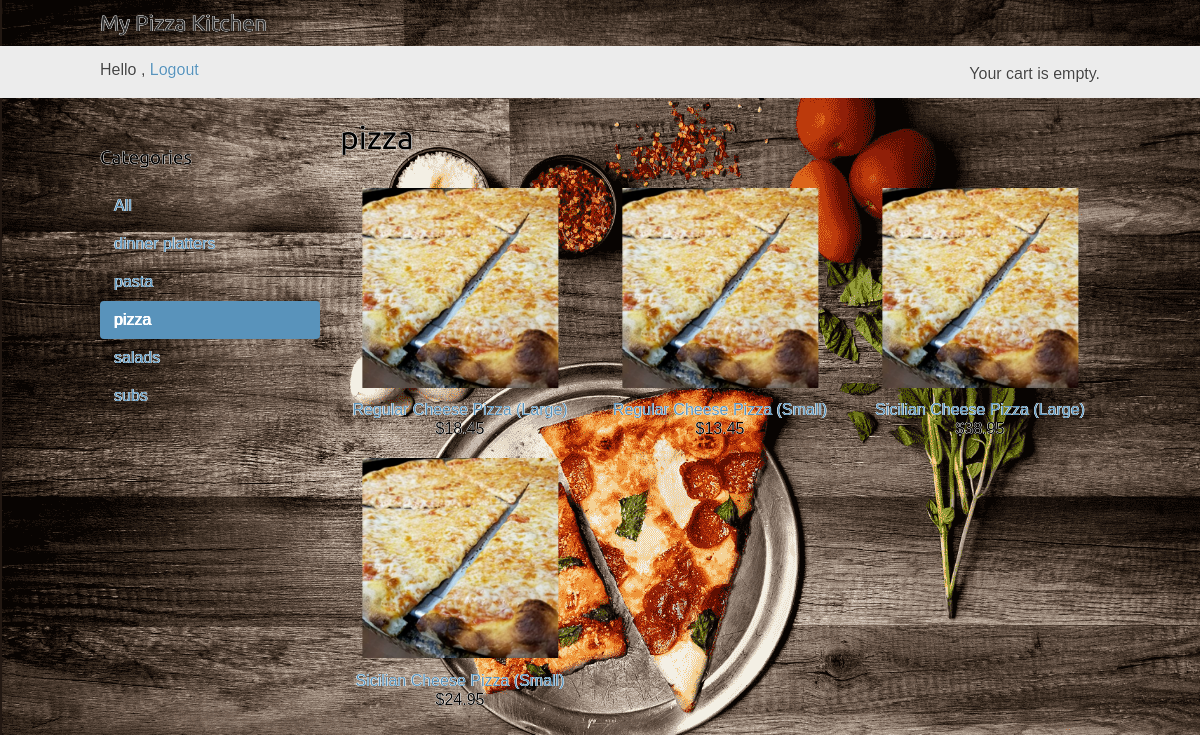
The page /pizza/ (signed in) on the database as committed earlier.
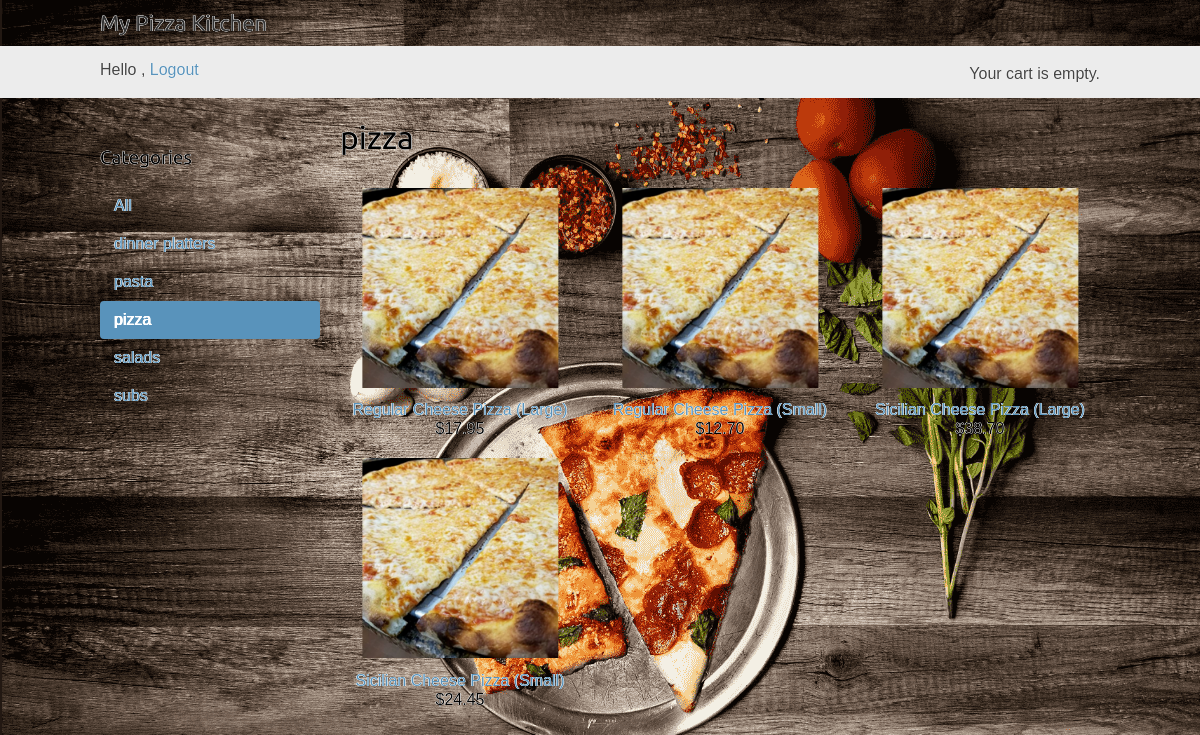
The same page on the database as committed later.
### orders/models.py (models this page shows, shortened)
class Product(models.Model):
	category = models.ForeignKey(Category, related_name='products', on_delete=models.CASCADE)
	name = models.CharField(max_length=64, db_index=True)
	slug = models.SlugField(max_length=64, db_index=True)
	description = models.TextField(blank=True)
	price = models.DecimalField(max_digits=10, decimal_places=2)
	available = models.BooleanField(default=True)
	class Meta:
		ordering = ('name',)
		index_together = (('id', 'slug'),)
	def get_absolute_url(self):
		return reverse('orders:product_detail', args=[self.id, self.slug])

### orders/views.py (the view)
# urls.py: path("", views.product_list, name="product_list"),
@login_required
def product_list(request, category_slug=None):
	category = None
	categories = Category.objects.all()
	products = Product.objects.filter(available=True)
	if category_slug:
		category = get_object_or_404(Category, slug=category_slug)
		products = products.filter(category=category)
	context = {
		'category': category,
		'categories': categories,
		'products': products
	}
	return render(request, 'orders/product/list.html', context )

### cart/cart.py (called while the page is built)
	def __len__(self):
		return sum(item['quantity'] for item in self.cart.values())

### cart/context_processors.py (called while the page is built)
def cart(request):
	return {'cart': Cart(request)}

### orders/models.py (called while the page is built)
	def get_absolute_url(self):
		return reverse('orders:product_list_by_category', args=[self.slug])

	def __str__(self):
		return self.name

### orders/templates/orders/product/list.html (shortened to what this page needs)
{% extends "orders/base.html" %}
{% load static %}
{% block content %}
	<div id="sidebar">
		<h3>Categories</h3>
			<ul>
				<li {% if not category %}class="selected"{% endif %}>
					<a href="{% url 'orders:product_list' %}">All</a>
				</li>
				{% for c in categories %}
					<li {% if category.slug == c.slug %}class="selected"{% endif %}>
						<a href="{{ c.get_absolute_url }}">{{ c.name }}</a>
					</li>
				{% endfor %}
			</ul>
	</div>
	<div id="main" class="product-list">
		<h1>{% if category %}{{ category.name }}{% else %}Products{% endif %}</h1>
		{% for product in products %}
		<div class="item">
			<a href="{{ product.get_absolute_url }}">
				<img src="{% if product.category|slugify == 'pizza' %} {% static 'img/pizza.png' %} {% elif product.category|slugify  == 'subs' %} {% static 'img/subs.png' %} {% elif product.category|slugify  == 'salads' %} {% static 'img/salad.jpg' %} {% elif product.category|slugify  == 'pasta' %} {% static 'img/pasta.jpg' %} {% elif product.category|slugify  == 'dinner platters' %} {% static 'img/dinner.jpg' %} {% else %} {% static 'img/blank.png' %}{% endif %}"></a>
			<a href="{{ product.get_absolute_url }}">{{ product.name }}</a><br>
		${{ product.price }}
		</div>
		{% endfor %}
	</div>
{% endblock %}

Rows that differ between the two databases and show on the page:
changed Product "Regular Cheese Pizza (Large)": price "18.45" → "17.95"
changed Product "Regular Cheese Pizza (Small)": price "13.45" → "12.70"
changed Product "Sicilian Cheese Pizza (Large)": price "38.95" → "38.70"
changed Product "Sicilian Cheese Pizza (Small)": price "24.95" → "24.45"
